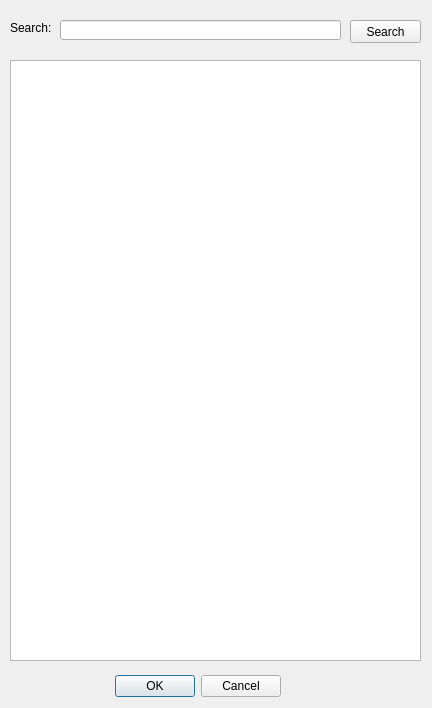
<?xml version="1.0" encoding="UTF-8"?>
<ui version="4.0">
 <class>ListDialog</class>
 <widget class="QDialog" name="ListDialog">
  <property name="geometry">
   <rect>
    <x>0</x>
    <y>0</y>
    <width>432</width>
    <height>708</height>
   </rect>
  </property>
  <property name="windowTitle">
   <string>NewLists</string>
  </property>
  <widget class="QDialogButtonBox" name="buttonBox">
   <property name="geometry">
    <rect>
     <x>90</x>
     <y>670</y>
     <width>191</width>
     <height>32</height>
    </rect>
   </property>
   <property name="orientation">
    <enum>Qt::Horizontal</enum>
   </property>
   <property name="standardButtons">
    <set>QDialogButtonBox::Cancel|QDialogButtonBox::Ok</set>
   </property>
  </widget>
  <widget class="QListWidget" name="mylist">
   <property name="geometry">
    <rect>
     <x>10</x>
     <y>60</y>
     <width>411</width>
     <height>601</height>
    </rect>
   </property>
  </widget>
  <widget class="QLabel" name="label">
   <property name="geometry">
    <rect>
     <x>10</x>
     <y>20</y>
     <width>41</width>
     <height>16</height>
    </rect>
   </property>
   <property name="text">
    <string>Search:</string>
   </property>
  </widget>
  <widget class="QLineEdit" name="searchText">
   <property name="geometry">
    <rect>
     <x>60</x>
     <y>20</y>
     <width>281</width>
     <height>20</height>
    </rect>
   </property>
  </widget>
  <widget class="QPushButton" name="Search">
   <property name="geometry">
    <rect>
     <x>350</x>
     <y>20</y>
     <width>71</width>
     <height>23</height>
    </rect>
   </property>
   <property name="text">
    <string>Search</string>
   </property>
  </widget>
 </widget>
 <resources/>
 <connections>
  <connection>
   <sender>buttonBox</sender>
   <signal>accepted()</signal>
   <receiver>ListDialog</receiver>
   <slot>accept()</slot>
   <hints>
    <hint type="sourcelabel">
     <x>248</x>
     <y>254</y>
    </hint>
    <hint type="destinationlabel">
     <x>157</x>
     <y>274</y>
    </hint>
   </hints>
  </connection>
  <connection>
   <sender>buttonBox</sender>
   <signal>rejected()</signal>
   <receiver>ListDialog</receiver>
   <slot>reject()</slot>
   <hints>
    <hint type="sourcelabel">
     <x>316</x>
     <y>260</y>
    </hint>
    <hint type="destinationlabel">
     <x>286</x>
     <y>274</y>
    </hint>
   </hints>
  </connection>
 </connections>
</ui>
